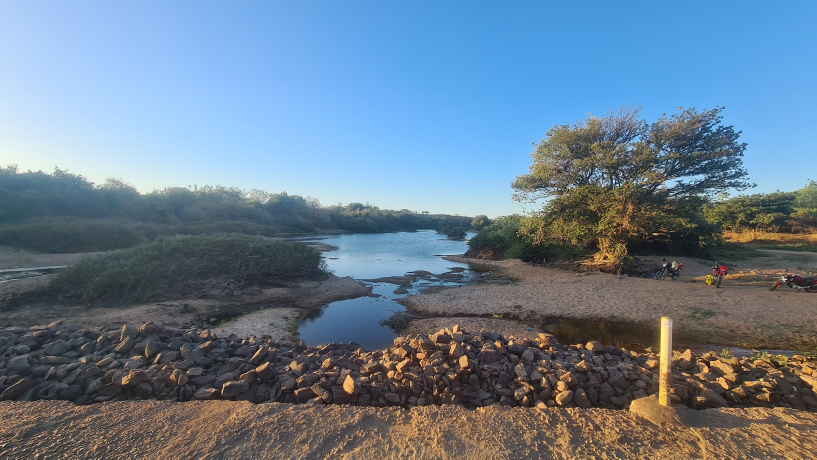
#> input picture data/imagem.jpg, 1634 x 919 px, found by its file name (shown at 1/2 size)
$ python main.py
#> lines starting #> are read from the running program, lines starting #| are printed output that depends on the picture
### src/image_blur_media.py
from PIL import Image

class ImageBlurMedia:
    def __init__(self, input_image_path, output_image_path):
        self.input_image_path = input_image_path
        self.output_image_path = output_image_path

    def apply_blur(self):
        imagem = Image.open(self.input_image_path)
#> imagem is the input picture: PIL image 1634x919 RGB; mean R, G, B 106.1, 125.9, 144
        dimensao = (300,300)
        imagem = imagem.resize(dimensao)
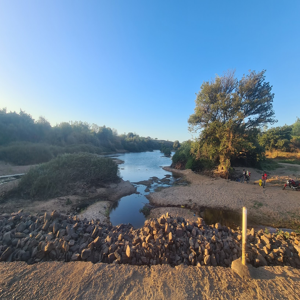
#> imagem: PIL image 300x300 RGB; mean R, G, B 106.1, 125.9, 144
        imagem = imagem.convert('RGB')
        largura, altura = imagem.size
#> largura = 300; altura = 300

        imagem_blur = Image.new('RGB', (largura, altura))
#> imagem_blur: PIL image 300x300 RGB; every value is 0

        for x in range(largura):
            for y in range(altura):
                soma_r = 0
                soma_g = 0
                soma_b = 0
                contagem = 0

                for dx in range(-1, 2): # a mudança nesses limites influencia no quão borrado a imagem final é
                    for dy in range(-1, 2):
                        nx = x + dx
                        ny = y + dy

                        if 0 <= nx < largura and 0 <= ny < altura:
                            pixel_valor = imagem.getpixel((nx, ny))
                            soma_r += pixel_valor[0]
                            soma_g += pixel_valor[1]
                            soma_b += pixel_valor[2]
                            contagem += 1
                media_r = soma_r // contagem
                media_g = soma_g // contagem
                media_b = soma_b // contagem
                imagem_blur.putpixel((x, y), (media_r, media_g, media_b))

            # Exibir progresso
                if x % 10 == 0 and y % 10 == 0:
                    print(f"Convolução - Posição ({x}, {y})")
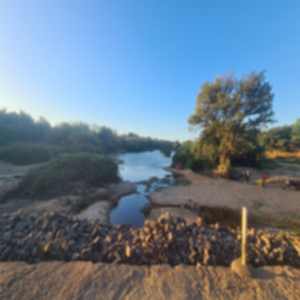
#> imagem_blur: PIL image 300x300 RGB; mean R, G, B 105.6, 125.5, 143.6

        imagem_blur.save(self.output_image_path)
        imagem_blur.show()
        print(f"Imagem processada e salva em {self.output_image_path}")

### src/main.py
from image_blur_media import ImageBlurMedia
# ImageBlurMedia(path_imagem_de_origem, path_imagem_de_destino)
from image_blur_gaussiano import ImageBlurGauss
# ImageBlurGauss(path_imagem_de_origem, path_imagem_de_destino, kernel)
from image_mergefour import MergeFour
# MergeFour(path_imagem_de_origem_1, path_imagem_de_origem_2, path_imagem_de_origem_3, path_imagem_de_origem_4, path_imagem_de_origem_4, path_imagem_de_destino)

from PIL import Image
def main():


    # uso do blur de media
    blur_media = ImageBlurMedia('data/imagem.jpg', 'data/imagem_blurred_media_testeft.png')
    blur_media.apply_blur()
    # uso do blur de gauss
    #blur = ImageBlurGauss('data/imagem.jpg', 'data/imagem_filtrogaussk9.png', kernel_size=9, sigma=2)
    #blur.apply_gauss()


if __name__ == "__main__":
    main()
